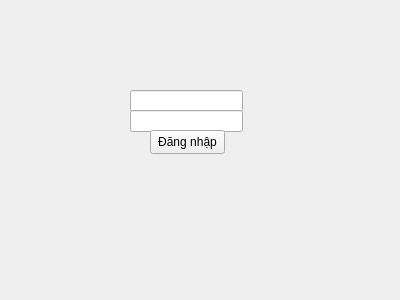
<?xml version="1.0" encoding="UTF-8"?>
<ui version="4.0">
 <class>loginscreen</class>
 <widget class="QWidget" name="loginscreen">
  <property name="geometry">
   <rect>
    <x>0</x>
    <y>0</y>
    <width>400</width>
    <height>300</height>
   </rect>
  </property>
  <property name="windowTitle">
   <string>Form</string>
  </property>
  <widget class="QLineEdit" name="txtUsername">
   <property name="geometry">
    <rect>
     <x>130</x>
     <y>90</y>
     <width>113</width>
     <height>22</height>
    </rect>
   </property>
  </widget>
  <widget class="QLineEdit" name="txtPassword">
   <property name="geometry">
    <rect>
     <x>130</x>
     <y>110</y>
     <width>113</width>
     <height>22</height>
    </rect>
   </property>
  </widget>
  <widget class="QPushButton" name="btnLogin">
   <property name="geometry">
    <rect>
     <x>150</x>
     <y>130</y>
     <width>75</width>
     <height>24</height>
    </rect>
   </property>
   <property name="text">
    <string>Đăng nhập</string>
   </property>
  </widget>
 </widget>
 <resources/>
 <connections/>
</ui>
